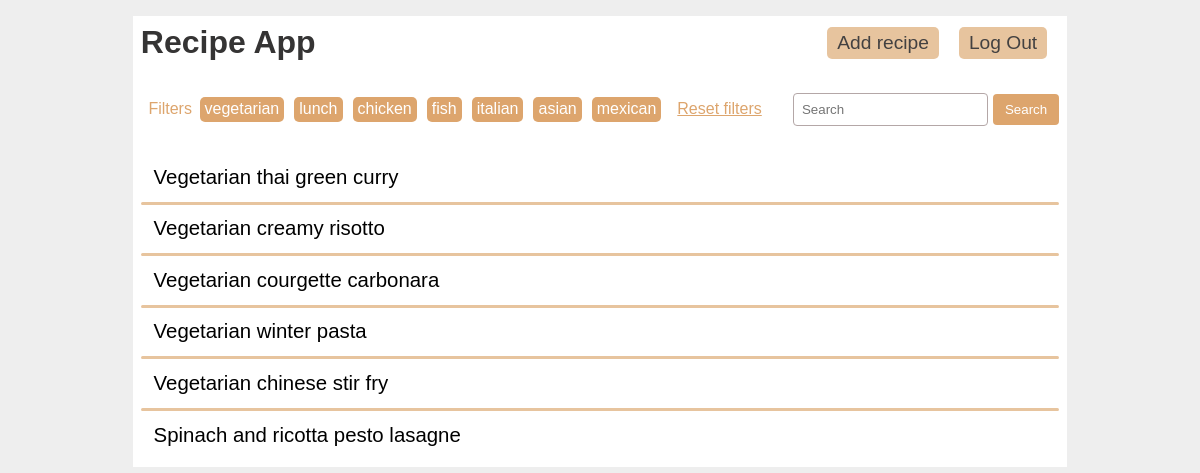
Screenshot of /filter_recipes/vegetarian (signed in) with the database file from the repository.
### tables this page shows
CREATE TABLE recipes (
  id INTEGER PRIMARY KEY AUTOINCREMENT,
  title TEXT NOT NULL,
  ingredients TEXT NOT NULL,
  instructions TEXT NOT NULL,
  tags TEXT
);

### app/home.py (the view)
@bp.route('/filter_recipes/<string:filter>')
def filter_recipes(filter):
    if filter == "reset":
        recipes = recipe_get_all()
    else:
        recipes = recipe_search(filter, by_tag=True)
    tags = recipe_get_popular_tags()
    return render_template('recipes/index.html', recipes=recipes, filter_words=tags)

### app/auth.py (called while the page is built)
@bp.before_app_request
def load_logged_in_user():
    user_id = session.get('user_id')
    if user_id is None:
        g.user = None
    else:
        g.user = user_get_user_by_id(user_id)
        if g.user is False:
            print("Warning: User ID is None!")

### app/db.py (called while the page is built)
def get_db():
    if 'db' not in g:
        g.db = sqlite3.connect(
            current_app.config['DATABASE'],
            detect_types=sqlite3.PARSE_DECLTYPES
        )
        g.db.row_factory = sqlite3.Row
    return g.db

def db_lookup(table, param, input_param):
    query = f"SELECT * FROM {table} WHERE {param} = ?;"
    record = get_db().execute(query, (input_param,)).fetchone()
    return record

def db_get_user(n, param):
    user = db_lookup ("users", n, param)
    return user

def db_text_search(input_param):
    results = search_string_in_table ("recipes", input_param)
    return results

def search_string_in_table(table_name, search_string):
    query = f"SELECT * FROM {table_name} WHERE title LIKE ? OR ingredients LIKE ? OR instructions LIKE ? OR tags LIKE ?;"
    records = get_db().execute(query, ('%' + search_string + '%','%' + search_string + '%','%' + search_string + '%','%' + search_string + '%')).fetchall()
    return records

### app/recipe.py (called while the page is built)
def parse(recipe):
    recipe_fields = ['id', 'title', 'ingredients', 'instructions', 'tags']
    recipe = dict(zip(recipe_fields, recipe))
    return recipe

def format_recipes(cursor, single):
    if single == True:
        result = parse(cursor)
    else:
        result = list()
        for item in cursor:
            recipe = parse(item)
            result.append((recipe))
    return result

def recipe_get_popular_tags():
    tags = ['vegetarian', 'lunch', 'chicken', 'fish', 'italian', 'asian', 'mexican']
    return tags

def recipe_search(terms, by_tag=False):
    if by_tag == True:
        recipes = db_text_search(terms)
    else:
        recipes = db_text_search(terms)
    if isinstance(recipes, list):
        res = format_recipes(recipes, single=False)
    else:
        res = format_recipes(recipes, single=True)
    return res

### app/user.py (called while the page is built)
def user_get_user_by_id(user_id):
    return db_get_user("id", (user_id))

### app/templates/recipes/index.html (shortened to what this page needs)
{% extends 'base.html' %}
{% block filters %}
<div class="filter-section">
  <div class="filter-buttons">
    <p class="filter-non-tag">Filters</p>
    {% for filter_word in filter_words %}
      <a href="{{ url_for('home.filter_recipes', filter=filter_word) }}" class="filter-button">{{ filter_word }}</a>
    {% endfor %}
    <a href="{{ url_for('home.filter_recipes', filter="reset") }}" class="filter-non-tag">Reset filters</a>
  </div>
  <div class="search-container">
    <form action="{{ url_for('home.search', query='search') }}" method="get">
      <input type="search" placeholder="Search" name="q" class="search-input">
      <button type="submit" class="search-button">Search</button>
    </form>
  </div>
</div>
{% endblock %}
{% block content %}
  <div class="recipe-list">
  {% for recipe in recipes %}
    <div class="recipe-title">
      <a class="action" href="{{ url_for('home.view_full_details', id=recipe['id']) }}">
        <p>{{ recipe['title'] }}</p>
      </a>
    </div>
  {% if not loop.last %}
  <hr>
  {% endif %}
  {% endfor %}
  </div>
{% endblock %}

### app/static/style1.css (style rules this page uses)
p { margin: 0.1rem; padding: 0; }
a { color: var(--font-color); }
hr { border: none; border-top: 0.2rem solid var(--secondary-color); border-radius: 0.1rem; margin: 0.2rem 0rem; }
.filter-section { margin-bottom: 2rem; display: flex; flex-wrap: wrap; align-items: center; }
.filter-buttons { flex: 1; display: flex; flex-wrap: wrap; align-items: center; margin-bottom: 3px; }
.filter-button { display: inline-block; padding: 3px 5px 4px 5px; margin-right: 10px; background-color: var(--primary-color); color: #fff; border-radius: 5px; text-decoration: none; }
.filter-non-tag { color: var(--primary-color); padding: 3px 6px 5px 6px; display: inline-block; }
.search-container form { display: flex; align-items: center; margin-bottom: 3px; }
.search-input { margin-bottom: 0; margin-right: 5px; padding: 8px; border: 1px solid var(--border-color); border-radius: 4px; }
.search-button { padding: 8px 12px; background-color: var(--primary-color); color: white; border: none; border-radius: 4px; cursor: pointer; }
.recipe-title > a:first-of-type { flex: auto; }

### rows the page displays
recipes: title "Vegetarian thai green curry"
recipes: title "Vegetarian creamy risotto"
recipes: title "Vegetarian courgette carbonara"
recipes: title "Vegetarian winter pasta"
recipes: title "Vegetarian chinese stir fry"
recipes: title "Spinach and ricotta pesto lasagne"

### other values shown
{{ filter_word }} "vegetarian" "lunch" "chicken" "fish" "italian" "asian" "mexican"
